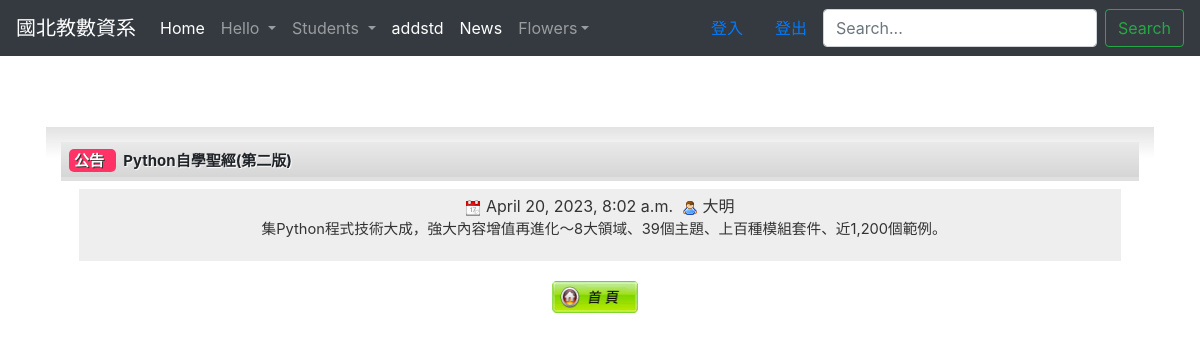
The app's page /newsdetail/26/ with its own data.
### newsadm/models.py (models this page shows, shortened)
class NewsUnit(models.Model):
    catego = models.CharField(max_length=10, null=False)
    nickname = models.CharField(max_length=20, null=False)
    title = models.CharField(max_length=50, null=False)
    message = models.TextField(null=False)
    pubtime = models.DateTimeField(auto_now=True)
    enabled = models.BooleanField(default=False)
    press = models.IntegerField(default=0)

### newsadm/views.py (the view)
# urls.py: path('newsdetail/<int:detailid>/', nviews.detail),
def detail(request, detailid=None):  #詳細頁面
	unit = models.NewsUnit.objects.get(id=detailid)
	category = unit.catego
	title = unit.title
	pubtime = unit.pubtime
	nickname = unit.nickname
	message = unit.message
	unit.press += 1
	unit.save()
	return render(request, "newsadm/detail.html", locals())

### templates/newsadm/detail.html
{% extends "base.html" %}
{% load static %}
{% block content %}
<br>
<br>
<br>
<br>
		<div class="contentbox">
			<table width="100%">
			<tr>
			  <th align="left"><span class="typeblock">{{category}}&nbsp;&nbsp;</span>&nbsp;&nbsp;{{title}}</th>
			</tr>
			<tr>
			  <td><span class="newsinfo">
				<img src="{% static 'images/date.png' %}" alt="" width="16" height="16" />&nbsp;{{pubtime}}
				&nbsp;<img src="{% static 'images/user.png' %}" alt="" width="16" height="16" />&nbsp;{{nickname}}
				<p>&nbsp;&nbsp;{{message}}</p>
			  </td>
			</tr>
			</table>
			<div class="topfunction">
				<a href="/newsindex/3/" title="返回首頁">
				<img src="{% static 'images/home.png' %}" alt="返回首頁" width="86" height="32" /></a>
			</div>
		</div>
{% endblock %}

### static/css/style.css (style rules this page uses)
html, body { height: 100%; }
body { height: 100%; font-family: Arial, Helvetica, sans-serif; font-size: 13px; margin: 0; padding: 0; background:#eaeaea }
p { padding: 0; font-size: 11pt; line-height: 150%; }
img { border: none; }
table { border-collapse: collapse; }
th,td { padding: 8px; }
th { background: #E0E0E0 url(images/bg_th.png) repeat-x top; text-shadow: 1px 1px 1px #fff; font-size: 15px; }
.topfunction { height: 30px; margin-top: 12px; margin-right: auto; margin-left: auto; text-align: center; }
.topfunction img { margin-right: 10px; }
.contentbox { overflow: auto; border: 1px solid #fff; padding: 15px; background: #fff url(images/bg_fade_med.png) repeat-x top; border-bottom-left-radius: 10px; border-bottom-right-radius: 10px; -moz-border-radius-bottomright: 10px; -moz-border-radius-bottomleft: 10px; }
.typeblock { color: #FFF; background-color: #F36; padding: 2px 5px; text-align: center; text-shadow: 1px 1px #333; border-radius: 5px; }
.newsinfo { color: #333; background-color: #EEE; padding: 5px 10px; margin: 0px 10px; display: block; text-align: center; }
.newsinfo * { vertical-align: text-bottom; }

### records on screen
NewsUnit: catego "公告", title "Python自學聖經(第二版)", pubtime "April 20, 2023, 8:02 a.m.", nickname "大明", message "集Python程式技術大成，強大內容增值再進化～8大領域、39個主題、上百種模組套件、近1,200個範例。"
